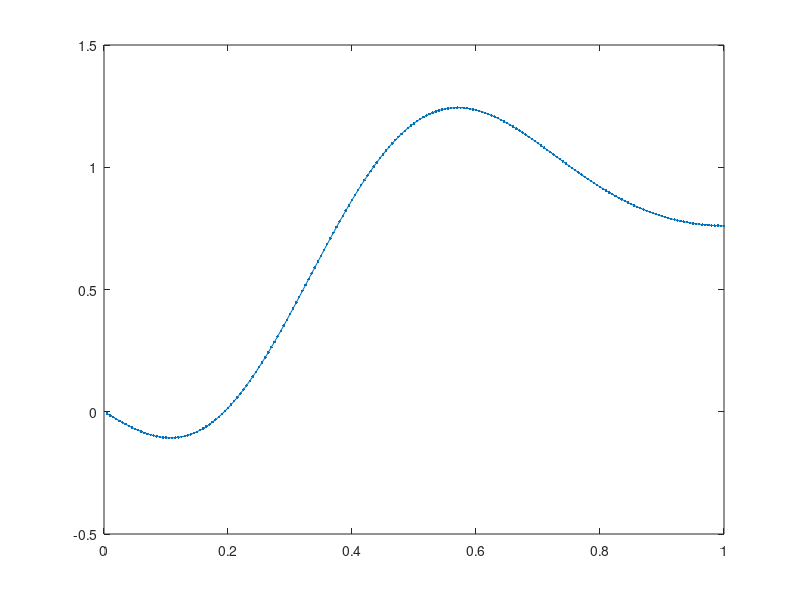

Reproduce this figure in MATLAB.
N=200; % number of subintervals
k=4; % number of principal components
t=1/N:1/N:1;
% generate the covariance matrix
C=zeros(N);
for i=1:N
    for j=1:N
        C(i,j)=min([i,j])/N;
    end
end
% get the eigenvalues and eigenvectors of the covariance matrix
[V,D]=eig(C);
% initiate B with a 200-row, 1-column zero vector
B=zeros(N,1);
% main loop for sampling a path
for i=1:k
    %D(N-i+1,N-i+1) means the eigenvalues taking from the largest one,
    %V(:,N-i+1) means the corresponding eigenvectors.
    B=B+randn*sqrt(D(N-i+1,N-i+1))*V(:,N-i+1);
end
% plot B against time t
figure;
plot(t,B,'.-')